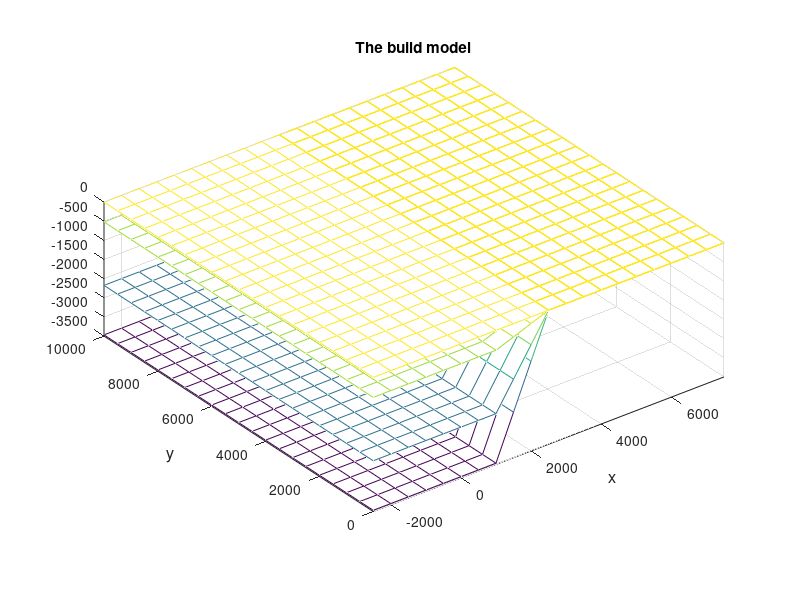

The MATLAB source for this figure:
% Generate a modified Can4 model (from E2VP)
% reference: Chaljub et al, 2015, 3D numerical simulation of earthquake ground motion
%   in sedimentary basins: testing accuracy through stringent models
clear all;
close all;

% 3lay header: 
%  one_component, 
%  acoustic_isotropic, 
%  elastic_isotropic, 
%  elastic_vti_prem, elastic_vti_thomsen, elastic_vti_cij,
%  elastic_tti_thomsen, elastic_tti_bond,
%  elastic_aniso_cij
media_type = 'elastic_isotropic'
if_write = 1;

NL = 1;
NG(1) = 4;

H(1) =     0;
H(2) = - 173*3;
H(3) = - 725*3;
H(4) = -1156*3;

% media info od the first layer
rho(1) = 1000;
vp(1)  = 1500;
vs(1)  = 1000;
par_grad = 0.0;
par_pow  = 1; 


for ni = 2:NG(1)
    rho(ni) = rho(ni-1) * 1.5;
    vp(ni)  =  vp(ni-1) * 1.5;
    vs(ni)  =  vs(ni-1) * 1.5;
end


MINX = -2500.0; DX = 500.0; NX = 21;
MINY = 0.0; DY = 500.0; NY = 21;

xvec = [0:NX-1]*DX + MINX;
yvec = [0:NY-1]*DY + MINY;
[X,Y] = meshgrid(xvec,yvec);

% calculate elevation 

    for ni = 1:NG
        for j =1:NY
            for i = 1:NX
                elevation(j,i,ni) = H(ni) * min(1, (2500-xvec(i))/1500);
                if (xvec(i) > 2500)
                    elevation(j,i,ni) = 0;
                end
            end
        end
    end


% plot
figure;
for ni = 1:NG
    mesh(X, Y, elevation(:,:,ni));
    hold on;
    xlabel('x','fontsize', 12);
    ylabel('y','fontsize', 12);
    axis image;
    title('The build model');
end

%%%% 
%figure;
%drawmodel(501,501,300,-2500,0,-3000,10,10,10,'rho.dat',[],0,[]);

if if_write
	fid = fopen('can4.md3grd','w');
	fprintf(fid, '%s\n',media_type);
	fprintf(fid, '%d\n', NL);
    for nl = 1:NL
       	fprintf(fid, '%d\n', NG(nl)); 
    end
	fprintf(fid, '%d %d %f %f %f %f\n', NX, NY, MINX, MINY, DX, DY);
    for nl = 1:NL
        for ni = 1:NG(nl)
            for j = 1:NY
                for i = 1:NX
                    fprintf(fid, '%f %f %f %f\n', elevation(j,i,ni), rho(ni), vp(ni), vs(ni));
                end
            end
        end
    end
    fclose(fid);
end


